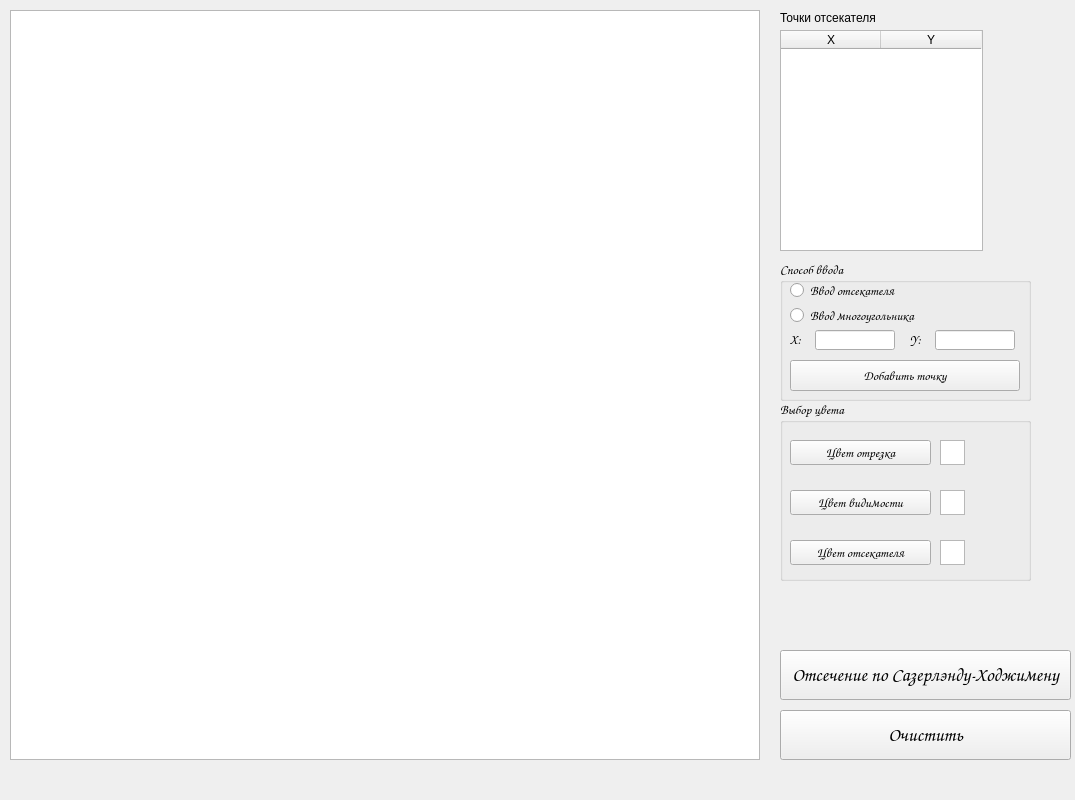
<?xml version="1.0" encoding="UTF-8"?>
<ui version="4.0">
 <class>MainWindow</class>
 <widget class="QMainWindow" name="MainWindow">
  <property name="geometry">
   <rect>
    <x>0</x>
    <y>0</y>
    <width>1075</width>
    <height>800</height>
   </rect>
  </property>
  <property name="minimumSize">
   <size>
    <width>1075</width>
    <height>800</height>
   </size>
  </property>
  <property name="maximumSize">
   <size>
    <width>1075</width>
    <height>800</height>
   </size>
  </property>
  <property name="windowTitle">
   <string>MainWindow</string>
  </property>
  <widget class="QWidget" name="centralWidget">
   <widget class="QPushButton" name="clear_all_btn">
    <property name="geometry">
     <rect>
      <x>780</x>
      <y>710</y>
      <width>291</width>
      <height>50</height>
     </rect>
    </property>
    <property name="font">
     <font>
      <family>Comic Sans MS</family>
      <pointsize>14</pointsize>
     </font>
    </property>
    <property name="text">
     <string>Очистить</string>
    </property>
   </widget>
   <widget class="QGraphicsView" name="mainview">
    <property name="geometry">
     <rect>
      <x>10</x>
      <y>10</y>
      <width>750</width>
      <height>750</height>
     </rect>
    </property>
    <property name="sizePolicy">
     <sizepolicy hsizetype="Fixed" vsizetype="Fixed">
      <horstretch>0</horstretch>
      <verstretch>0</verstretch>
     </sizepolicy>
    </property>
    <property name="minimumSize">
     <size>
      <width>750</width>
      <height>750</height>
     </size>
    </property>
    <property name="maximumSize">
     <size>
      <width>750</width>
      <height>750</height>
     </size>
    </property>
    <property name="verticalScrollBarPolicy">
     <enum>Qt::ScrollBarAlwaysOff</enum>
    </property>
    <property name="horizontalScrollBarPolicy">
     <enum>Qt::ScrollBarAlwaysOff</enum>
    </property>
   </widget>
   <widget class="QGroupBox" name="groupBox">
    <property name="geometry">
     <rect>
      <x>780</x>
      <y>400</y>
      <width>251</width>
      <height>181</height>
     </rect>
    </property>
    <property name="font">
     <font>
      <family>Comic Sans MS</family>
      <pointsize>10</pointsize>
     </font>
    </property>
    <property name="title">
     <string>Выбор цвета</string>
    </property>
    <widget class="QPushButton" name="line_color_btn">
     <property name="geometry">
      <rect>
       <x>10</x>
       <y>40</y>
       <width>141</width>
       <height>25</height>
      </rect>
     </property>
     <property name="text">
      <string>Цвет отрезка</string>
     </property>
    </widget>
    <widget class="QPushButton" name="clip_color_btn">
     <property name="geometry">
      <rect>
       <x>10</x>
       <y>90</y>
       <width>141</width>
       <height>25</height>
      </rect>
     </property>
     <property name="text">
      <string>Цвет видимости</string>
     </property>
    </widget>
    <widget class="QGraphicsView" name="graphicsView_4">
     <property name="geometry">
      <rect>
       <x>160</x>
       <y>40</y>
       <width>25</width>
       <height>25</height>
      </rect>
     </property>
    </widget>
    <widget class="QGraphicsView" name="graphicsView_5">
     <property name="geometry">
      <rect>
       <x>160</x>
       <y>90</y>
       <width>25</width>
       <height>25</height>
      </rect>
     </property>
    </widget>
    <widget class="QPushButton" name="clipper_color_btn">
     <property name="geometry">
      <rect>
       <x>10</x>
       <y>140</y>
       <width>141</width>
       <height>25</height>
      </rect>
     </property>
     <property name="text">
      <string>Цвет отсекателя</string>
     </property>
    </widget>
    <widget class="QGraphicsView" name="graphicsView_6">
     <property name="geometry">
      <rect>
       <x>160</x>
       <y>140</y>
       <width>25</width>
       <height>25</height>
      </rect>
     </property>
    </widget>
   </widget>
   <widget class="QGroupBox" name="groupBox_2">
    <property name="geometry">
     <rect>
      <x>780</x>
      <y>260</y>
      <width>251</width>
      <height>141</height>
     </rect>
    </property>
    <property name="font">
     <font>
      <family>Comic Sans MS</family>
      <pointsize>10</pointsize>
     </font>
    </property>
    <property name="title">
     <string>Способ ввода</string>
    </property>
    <widget class="QRadioButton" name="radio_clipper">
     <property name="geometry">
      <rect>
       <x>10</x>
       <y>20</y>
       <width>241</width>
       <height>20</height>
      </rect>
     </property>
     <property name="text">
      <string>Ввод отсекателя</string>
     </property>
    </widget>
    <widget class="QRadioButton" name="radio_figure">
     <property name="geometry">
      <rect>
       <x>10</x>
       <y>45</y>
       <width>161</width>
       <height>20</height>
      </rect>
     </property>
     <property name="text">
      <string>Ввод многоугольника</string>
     </property>
    </widget>
    <widget class="QLineEdit" name="x_point">
     <property name="geometry">
      <rect>
       <x>35</x>
       <y>70</y>
       <width>80</width>
       <height>20</height>
      </rect>
     </property>
    </widget>
    <widget class="QLabel" name="label_11">
     <property name="geometry">
      <rect>
       <x>10</x>
       <y>70</y>
       <width>20</width>
       <height>20</height>
      </rect>
     </property>
     <property name="text">
      <string>&lt;html&gt;&lt;head/&gt;&lt;body&gt;&lt;p&gt;X: &lt;/p&gt;&lt;/body&gt;&lt;/html&gt;</string>
     </property>
    </widget>
    <widget class="QLabel" name="label_12">
     <property name="geometry">
      <rect>
       <x>130</x>
       <y>70</y>
       <width>20</width>
       <height>20</height>
      </rect>
     </property>
     <property name="text">
      <string>&lt;html&gt;&lt;head/&gt;&lt;body&gt;&lt;p&gt;Y: &lt;/p&gt;&lt;/body&gt;&lt;/html&gt;</string>
     </property>
    </widget>
    <widget class="QLineEdit" name="y_point">
     <property name="geometry">
      <rect>
       <x>155</x>
       <y>70</y>
       <width>80</width>
       <height>20</height>
      </rect>
     </property>
    </widget>
    <widget class="QPushButton" name="add_point_btn">
     <property name="geometry">
      <rect>
       <x>10</x>
       <y>100</y>
       <width>230</width>
       <height>31</height>
      </rect>
     </property>
     <property name="text">
      <string>Добавить точку</string>
     </property>
    </widget>
   </widget>
   <widget class="QPushButton" name="clip_all_btn">
    <property name="geometry">
     <rect>
      <x>780</x>
      <y>650</y>
      <width>291</width>
      <height>50</height>
     </rect>
    </property>
    <property name="font">
     <font>
      <family>Comic Sans MS</family>
      <pointsize>14</pointsize>
     </font>
    </property>
    <property name="text">
     <string>Отсечение по Сазерлэнду-Ходжимену</string>
    </property>
   </widget>
   <widget class="QTableWidget" name="table">
    <property name="geometry">
     <rect>
      <x>780</x>
      <y>30</y>
      <width>203</width>
      <height>221</height>
     </rect>
    </property>
    <property name="cornerButtonEnabled">
     <bool>false</bool>
    </property>
    <column>
     <property name="text">
      <string>X</string>
     </property>
    </column>
    <column>
     <property name="text">
      <string>Y</string>
     </property>
    </column>
   </widget>
   <widget class="QLabel" name="label">
    <property name="geometry">
     <rect>
      <x>780</x>
      <y>10</y>
      <width>141</width>
      <height>16</height>
     </rect>
    </property>
    <property name="text">
     <string>Точки отсекателя</string>
    </property>
   </widget>
  </widget>
 </widget>
 <layoutdefault spacing="6" margin="11"/>
 <resources/>
 <connections/>
</ui>
